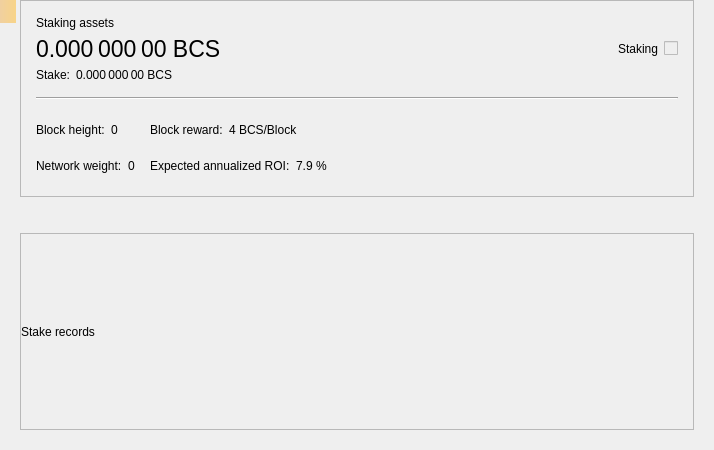
<?xml version="1.0" encoding="UTF-8"?>
<ui version="4.0">
 <class>StakePage</class>
 <widget class="QWidget" name="StakePage">
  <property name="geometry">
   <rect>
    <x>0</x>
    <y>0</y>
    <width>714</width>
    <height>450</height>
   </rect>
  </property>
  <property name="windowTitle">
   <string>Form</string>
  </property>
  <layout class="QVBoxLayout" name="verticalLayout_3">
   <property name="leftMargin">
    <number>20</number>
   </property>
   <property name="topMargin">
    <number>0</number>
   </property>
   <property name="rightMargin">
    <number>20</number>
   </property>
   <property name="bottomMargin">
    <number>20</number>
   </property>
   <item>
    <widget class="QFrame" name="frameStakeInfo">
     <property name="frameShape">
      <enum>QFrame::StyledPanel</enum>
     </property>
     <property name="frameShadow">
      <enum>QFrame::Raised</enum>
     </property>
     <layout class="QVBoxLayout" name="verticalLayout">
      <property name="spacing">
       <number>15</number>
      </property>
      <property name="leftMargin">
       <number>15</number>
      </property>
      <property name="topMargin">
       <number>15</number>
      </property>
      <property name="rightMargin">
       <number>15</number>
      </property>
      <property name="bottomMargin">
       <number>15</number>
      </property>
      <item>
       <layout class="QGridLayout" name="gridLayout_2">
        <property name="spacing">
         <number>6</number>
        </property>
        <item row="1" column="0">
         <widget class="QLabel" name="labelAssets">
          <property name="font">
           <font>
            <pointsize>17</pointsize>
           </font>
          </property>
          <property name="cursor">
           <cursorShape>IBeamCursor</cursorShape>
          </property>
          <property name="toolTip">
           <string>Your current spendable balance</string>
          </property>
          <property name="text">
           <string notr="true">0.000 000 00 BCS</string>
          </property>
          <property name="alignment">
           <set>Qt::AlignLeading|Qt::AlignLeft|Qt::AlignVCenter</set>
          </property>
          <property name="textInteractionFlags">
           <set>Qt::LinksAccessibleByMouse|Qt::TextSelectableByMouse</set>
          </property>
         </widget>
        </item>
        <item row="0" column="0">
         <widget class="QLabel" name="labelAssetsText">
          <property name="text">
           <string>Staking assets</string>
          </property>
          <property name="alignment">
           <set>Qt::AlignLeading|Qt::AlignLeft|Qt::AlignVCenter</set>
          </property>
         </widget>
        </item>
        <item row="1" column="2">
         <spacer name="horizontalSpacer_2">
          <property name="orientation">
           <enum>Qt::Horizontal</enum>
          </property>
          <property name="sizeHint" stdset="0">
           <size>
            <width>40</width>
            <height>20</height>
           </size>
          </property>
         </spacer>
        </item>
        <item row="4" column="0">
         <layout class="QHBoxLayout" name="horizontalLayout_5">
          <property name="spacing">
           <number>6</number>
          </property>
          <item>
           <widget class="QLabel" name="labelStakeText">
            <property name="sizePolicy">
             <sizepolicy hsizetype="Maximum" vsizetype="Preferred">
              <horstretch>0</horstretch>
              <verstretch>0</verstretch>
             </sizepolicy>
            </property>
            <property name="text">
             <string>Stake:</string>
            </property>
            <property name="alignment">
             <set>Qt::AlignLeading|Qt::AlignLeft|Qt::AlignVCenter</set>
            </property>
           </widget>
          </item>
          <item>
           <widget class="QLabel" name="labelStake">
            <property name="text">
             <string>0.000 000 00 BCS</string>
            </property>
            <property name="alignment">
             <set>Qt::AlignLeading|Qt::AlignLeft|Qt::AlignVCenter</set>
            </property>
            <property name="textInteractionFlags">
             <set>Qt::LinksAccessibleByMouse|Qt::TextSelectableByMouse</set>
            </property>
           </widget>
          </item>
          <item>
           <spacer name="horizontalSpacer_3">
            <property name="orientation">
             <enum>Qt::Horizontal</enum>
            </property>
            <property name="sizeType">
             <enum>QSizePolicy::Minimum</enum>
            </property>
            <property name="sizeHint" stdset="0">
             <size>
              <width>0</width>
              <height>0</height>
             </size>
            </property>
           </spacer>
          </item>
         </layout>
        </item>
        <item row="1" column="4">
         <widget class="QLabel" name="labelStaking">
          <property name="text">
           <string>Staking</string>
          </property>
         </widget>
        </item>
        <item row="1" column="5">
         <widget class="QSwitchControl" name="checkStake">
          <property name="enabled">
           <bool>false</bool>
          </property>
         </widget>
        </item>
       </layout>
      </item>
      <item>
       <widget class="Line" name="hLine">
        <property name="orientation">
         <enum>Qt::Horizontal</enum>
        </property>
       </widget>
      </item>
      <item>
       <layout class="QGridLayout" name="gridLayout">
        <property name="verticalSpacing">
         <number>6</number>
        </property>
        <item row="0" column="0">
         <layout class="QHBoxLayout" name="horizontalLayout">
          <property name="spacing">
           <number>6</number>
          </property>
          <item>
           <widget class="QLabel" name="labelHeightText">
            <property name="sizePolicy">
             <sizepolicy hsizetype="Maximum" vsizetype="Preferred">
              <horstretch>0</horstretch>
              <verstretch>0</verstretch>
             </sizepolicy>
            </property>
            <property name="text">
             <string>Block height:</string>
            </property>
            <property name="alignment">
             <set>Qt::AlignLeading|Qt::AlignLeft|Qt::AlignVCenter</set>
            </property>
           </widget>
          </item>
          <item>
           <widget class="QLabel" name="labelHeight">
            <property name="text">
             <string>0</string>
            </property>
            <property name="alignment">
             <set>Qt::AlignLeading|Qt::AlignLeft|Qt::AlignVCenter</set>
            </property>
            <property name="textInteractionFlags">
             <set>Qt::LinksAccessibleByMouse|Qt::TextSelectableByMouse</set>
            </property>
           </widget>
          </item>
          <item>
           <spacer name="horizontalSpacer_4">
            <property name="orientation">
             <enum>Qt::Horizontal</enum>
            </property>
            <property name="sizeType">
             <enum>QSizePolicy::Minimum</enum>
            </property>
            <property name="sizeHint" stdset="0">
             <size>
              <width>0</width>
              <height>0</height>
             </size>
            </property>
           </spacer>
          </item>
         </layout>
        </item>
        <item row="0" column="1">
         <layout class="QHBoxLayout" name="horizontalLayout_3">
          <property name="spacing">
           <number>6</number>
          </property>
          <item>
           <widget class="QLabel" name="labelRewardText">
            <property name="sizePolicy">
             <sizepolicy hsizetype="Maximum" vsizetype="Preferred">
              <horstretch>0</horstretch>
              <verstretch>0</verstretch>
             </sizepolicy>
            </property>
            <property name="text">
             <string>Block reward:</string>
            </property>
            <property name="alignment">
             <set>Qt::AlignLeading|Qt::AlignLeft|Qt::AlignVCenter</set>
            </property>
           </widget>
          </item>
          <item>
           <widget class="QLabel" name="labelReward">
            <property name="text">
             <string>4 BCS/Block</string>
            </property>
            <property name="alignment">
             <set>Qt::AlignLeading|Qt::AlignLeft|Qt::AlignVCenter</set>
            </property>
            <property name="textInteractionFlags">
             <set>Qt::LinksAccessibleByMouse|Qt::TextSelectableByMouse</set>
            </property>
           </widget>
          </item>
          <item>
           <spacer name="horizontalSpacer_6">
            <property name="orientation">
             <enum>Qt::Horizontal</enum>
            </property>
            <property name="sizeType">
             <enum>QSizePolicy::Minimum</enum>
            </property>
            <property name="sizeHint" stdset="0">
             <size>
              <width>0</width>
              <height>0</height>
             </size>
            </property>
           </spacer>
          </item>
         </layout>
        </item>
        <item row="0" column="2" rowspan="2">
         <spacer name="horizontalSpacer">
          <property name="orientation">
           <enum>Qt::Horizontal</enum>
          </property>
          <property name="sizeHint" stdset="0">
           <size>
            <width>40</width>
            <height>20</height>
           </size>
          </property>
         </spacer>
        </item>
        <item row="1" column="0">
         <layout class="QHBoxLayout" name="horizontalLayout_2">
          <property name="spacing">
           <number>6</number>
          </property>
          <item>
           <widget class="QLabel" name="labelWeightText">
            <property name="sizePolicy">
             <sizepolicy hsizetype="Maximum" vsizetype="Preferred">
              <horstretch>0</horstretch>
              <verstretch>0</verstretch>
             </sizepolicy>
            </property>
            <property name="text">
             <string>Network weight:</string>
            </property>
            <property name="alignment">
             <set>Qt::AlignLeading|Qt::AlignLeft|Qt::AlignVCenter</set>
            </property>
           </widget>
          </item>
          <item>
           <widget class="QLabel" name="labelWeight">
            <property name="text">
             <string>0</string>
            </property>
            <property name="alignment">
             <set>Qt::AlignLeading|Qt::AlignLeft|Qt::AlignVCenter</set>
            </property>
            <property name="textInteractionFlags">
             <set>Qt::LinksAccessibleByMouse|Qt::TextSelectableByMouse</set>
            </property>
           </widget>
          </item>
          <item>
           <spacer name="horizontalSpacer_5">
            <property name="orientation">
             <enum>Qt::Horizontal</enum>
            </property>
            <property name="sizeType">
             <enum>QSizePolicy::Minimum</enum>
            </property>
            <property name="sizeHint" stdset="0">
             <size>
              <width>0</width>
              <height>0</height>
             </size>
            </property>
           </spacer>
          </item>
         </layout>
        </item>
        <item row="1" column="1">
         <layout class="QHBoxLayout" name="horizontalLayout_4">
          <property name="spacing">
           <number>6</number>
          </property>
          <item>
           <widget class="QLabel" name="labelROIText">
            <property name="sizePolicy">
             <sizepolicy hsizetype="Maximum" vsizetype="Preferred">
              <horstretch>0</horstretch>
              <verstretch>0</verstretch>
             </sizepolicy>
            </property>
            <property name="text">
             <string>Expected annualized ROI:</string>
            </property>
            <property name="alignment">
             <set>Qt::AlignLeading|Qt::AlignLeft|Qt::AlignVCenter</set>
            </property>
           </widget>
          </item>
          <item>
           <widget class="QLabel" name="labelROI">
            <property name="text">
             <string>7.9 %</string>
            </property>
            <property name="alignment">
             <set>Qt::AlignLeading|Qt::AlignLeft|Qt::AlignVCenter</set>
            </property>
            <property name="textInteractionFlags">
             <set>Qt::LinksAccessibleByMouse|Qt::TextSelectableByMouse</set>
            </property>
           </widget>
          </item>
          <item>
           <spacer name="horizontalSpacer_7">
            <property name="orientation">
             <enum>Qt::Horizontal</enum>
            </property>
            <property name="sizeType">
             <enum>QSizePolicy::Minimum</enum>
            </property>
            <property name="sizeHint" stdset="0">
             <size>
              <width>0</width>
              <height>0</height>
             </size>
            </property>
           </spacer>
          </item>
         </layout>
        </item>
       </layout>
      </item>
     </layout>
    </widget>
   </item>
   <item>
    <spacer name="verticalSpacer">
     <property name="orientation">
      <enum>Qt::Vertical</enum>
     </property>
     <property name="sizeType">
      <enum>QSizePolicy::Fixed</enum>
     </property>
     <property name="sizeHint" stdset="0">
      <size>
       <width>20</width>
       <height>30</height>
      </size>
     </property>
    </spacer>
   </item>
   <item>
    <widget class="QFrame" name="frameStakeRecords">
     <property name="frameShape">
      <enum>QFrame::StyledPanel</enum>
     </property>
     <property name="frameShadow">
      <enum>QFrame::Raised</enum>
     </property>
     <layout class="QVBoxLayout" name="verticalLayout_2">
      <property name="leftMargin">
       <number>0</number>
      </property>
      <property name="topMargin">
       <number>0</number>
      </property>
      <property name="rightMargin">
       <number>0</number>
      </property>
      <property name="bottomMargin">
       <number>0</number>
      </property>
      <item>
       <widget class="QLabel" name="labelRecordsText">
        <property name="text">
         <string>Stake records</string>
        </property>
       </widget>
      </item>
     </layout>
    </widget>
   </item>
  </layout>
  <widget class="QLabel" name="labelAlerts">
   <property name="geometry">
    <rect>
     <x>0</x>
     <y>0</y>
     <width>16</width>
     <height>23</height>
    </rect>
   </property>
   <property name="visible">
    <bool>false</bool>
   </property>
   <property name="styleSheet">
    <string notr="true">QLabel { background-color: qlineargradient(x1: 0, y1: 0, x2: 1, y2: 0, stop:0 #F0D0A0, stop:1 #F8D488); color:#000000; }</string>
   </property>
   <property name="wordWrap">
    <bool>true</bool>
   </property>
   <property name="margin">
    <number>3</number>
   </property>
   <property name="textInteractionFlags">
    <set>Qt::TextSelectableByMouse</set>
   </property>
  </widget>
 </widget>
 <customwidgets>
  <customwidget>
   <class>QSwitchControl</class>
   <extends>QCheckBox</extends>
   <header>qt/qswitchcontrol.h</header>
  </customwidget>
 </customwidgets>
 <resources/>
 <connections/>
</ui>
